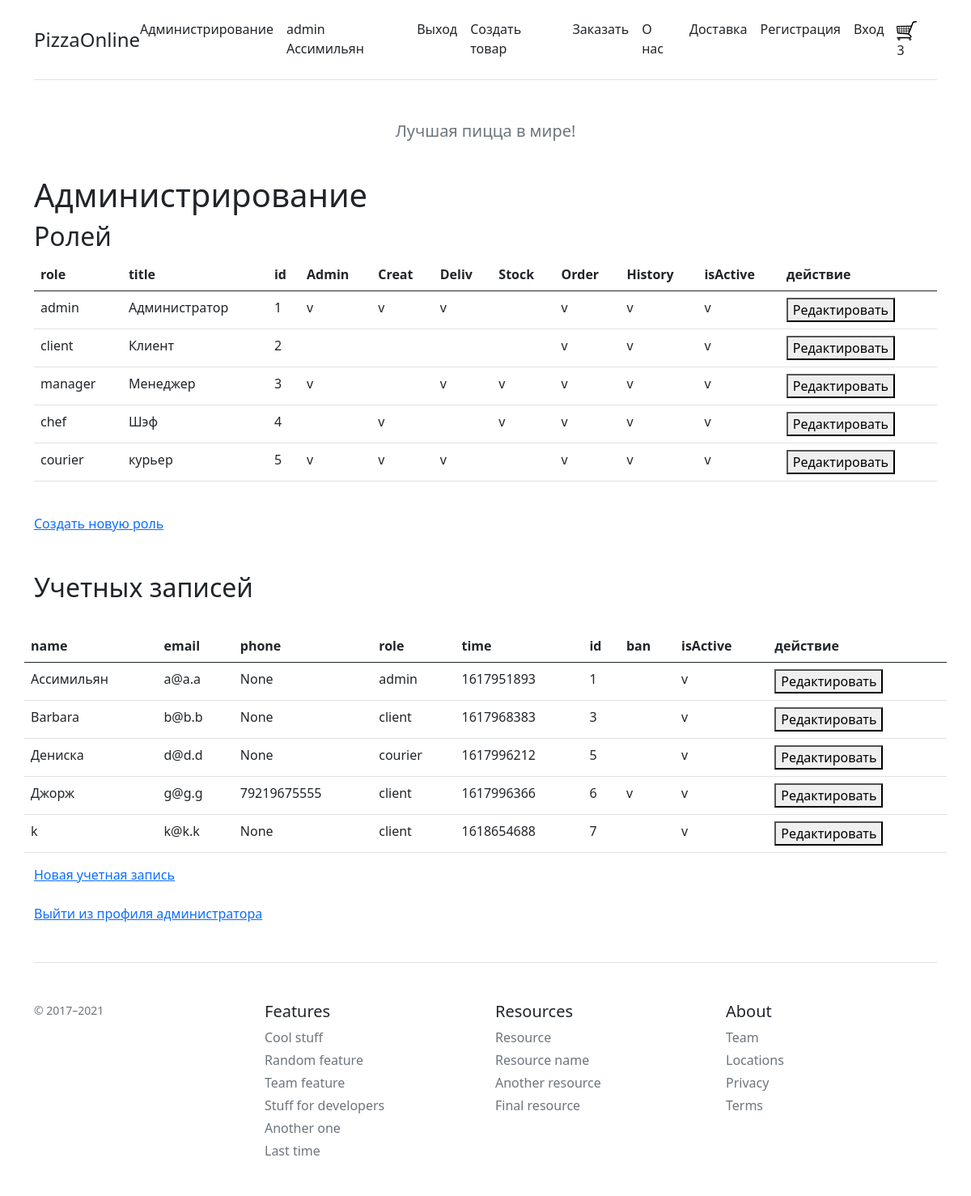
The page /admin (signed in) on the database its author committed.
### app.py (models this page shows, shortened)
class User(UserMixin, db.Model):
    id = db.Column(db.Integer, primary_key=True)
    name = db.Column(db.Text, nullable=False)
    email = db.Column(db.Text, nullable=False)
    phone = db.Column(db.Text)
    password = db.Column(db.Text, nullable=False)
    role = db.Column(db.Text, nullable=False, default='client')
    tm = db.Column(db.Integer, nullable=False)
    ban = db.Column(db.Boolean, nullable=False, default=False)
    isActive = db.Column(db.Boolean, default=True)

class Role(db.Model):
    id = db.Column(db.Integer, primary_key=True)
    role = db.Column(db.Text, default='some_role')
    title = db.Column(db.Text, default='some_title')
    admin = db.Column(db.Boolean, default=False)
    creation = db.Column(db.Boolean, default=False)
    delivery = db.Column(db.Boolean, default=False)
    stock = db.Column(db.Boolean, default=False)
    order = db.Column(db.Boolean, default=False)
    history = db.Column(db.Boolean, default=False)
    isActive = db.Column(db.Boolean, default=True)

### app.py (the view)
@app.route('/admin')
@login_required
def admin():
    users = User.query.all()
    roles = Role.query.all()
    return render_template("admin.html", data=users, roles=roles)

### app.py (called while the page is built)
@app.context_processor
def inject_user():
    return dict(basket_count=basket_count)

@login_manager.user_loader
def load_user(user_id):
        return User.query.get(int(user_id))

### templates/admin.html (shortened to what this page needs)
{% extends 'base.html' %}
{% block body %}
    <h1>Администрирование</h1>
    <h2>Ролей</h2>
    <table class="table">
        <thead>
        <th>role</th> <th>title</th> <th>id</th> <th>Admin</th> <th>Creat</th> <th>Deliv</th> <th>Stock</th> <th>Order</th>  <th>History</th><th>isActive</th><th>действие</th>
        </thead>
        <tbody>
            {% for el in roles%}
                <form action="/admin_role" method="post">
                    <tr><td>{{ el.role }} </td><td>{{ el.title }}</td> <td>{{el.id}}</td> <td>{% if el.admin %}v{% endif %}</td> <td>{% if el.creation%}v{% endif %}</td> <td>{% if el.delivery%}v{% endif %}</td> <td>{% if el.stock%}v{% endif %}</td> <td>{% if el.order%}v{% endif %}</td> <td>{% if el.history%}v{% endif %}</td><td>{% if el.isActive%}v{% endif %}</td> <td><input type="text" name="id" id="id" value="{{el.id}}" size="5" hidden="hidden" ><button type="submit">Редактировать</button>
            {% endfor %}
        </tbody>
    </table><br>
    <a href="/new_role">Создать новую роль</a><br><br><br>
    <h2>Учетных записей</h2>
    <div class="row row-cols-1 row-cols-md-1 mb-1 text-left">
        <br>
        <table class="table">
            <thead>
            <th>name</th> <th>email</th><th>phone</th> <th>role</th><th>time</th><th> id </th> <th>ban</th><th>isActive</th><th>действие</th>
            </thead>
            <tbody>
                {% for el in data %}
                    <div>
                        <samp>
                            <form action="/admin_user" method="post">
                                <td>{{el.name}} </td><td>{{el.email}}</td><td>{{el.phone}}</td><td>{{el.role}} </td> <td>{{el.tm}}</td> <td>{{el.id}}</td> <td>{% if el.ban%}v{% endif %}</td>  <td>{% if el.isActive%}v{% endif %}</td><td> <input type="text" name="id" id="id" value="{{el.id}}" size="5" hidden="hidden" ><button type="submit">Редактировать</button><tr>
                            </form>
                        </samp>
                    </div>
                {% endfor %}
            </tbody>
        </table>
        <br>
        <br>
        <a href="/register">Новая учетная запись</a><br><br>
        <a href="/logout">Выйти из профиля администратора</a>
    </div>
{% endblock %}

### templates/base.html (shortened to what this page needs)
<!DOCTYPE html>
<html lang="ru">
    <head>
                <link rel="stylesheet" href="{{ url_for('static', filename='css/main.css') }}">
        <link rel="stylesheet" href="{{ url_for('static', filename='css/main.css') }}">
        <link rel="stylesheet" href="https://cdn.jsdelivr.net/npm/bootstrap@5.0.0-beta1/dist/css/bootstrap.min.css"
>
    </head>
    <body>
        <div class="container py-3">
            <header class="d-flex flex-column flex-md-row align-items-center pb-3 mb-4 border-bottom">
                <a href="/" class="d-flex align-items-center text-dark text-decoration-none">
                      <span class="fs-4">PizzaOnline</span>
                </a>
                <nav class="d-inline-flex mt-2 mt-md-0 ms-md-auto">
                      {% if current_user.is_authenticated %}
                          {% if current_user.role == 'admin' %}
                              <a class="me-3 py-2 text-dark text-decoration-none" href="/admin">Администрирование</a>
                          {% endif %}
                          <a class="me-3 py-2 text-dark text-decoration-none" href="/profile">{{current_user.role}} {{current_user.name}}</a>
                          <a class="me-3 py-2 text-dark text-decoration-none" href="/logout">Выход</a>
                          <a class="me-3 py-2 text-dark text-decoration-none" href="/create">Создать товар</a>
                      {% endif %}
                      <a class="me-3 py-2 text-dark text-decoration-none" href="/">Заказать</a>
                      <a class="me-3 py-2 text-dark text-decoration-none" href="/about">О нас</a>
                      <a class="me-3 py-2 text-dark text-decoration-none" href="/delivery">Доставка</a>
                      <a class="me-3 py-2 text-dark text-decoration-none" href="/register">Регистрация</a>
                      <a class="me-3 py-2 text-dark text-decoration-none" href="/login">Вход</a>
                      <a class="me-3 py-2 text-dark text-decoration-none" href="/basket"><img src="static/img/cart25.png" align='bottom> <font size='5'>{{basket_count}}</font></a>
                </nav>
            </header>
            <div class="pricing-header p-3 pb-md-4 mx-auto text-center">
                  <p class="fs-5 text-muted">Лучшая пицца в мире!</p>
            </div>
            <main>
                  {% block body %}{% endblock%}
            </main>
            <footer class="pt-4 my-md-5 pt-md-5 border-top">
                  <div class="row">
                      <div class="col-12 col-md">
                          <small class="d-block mb-3 text-muted">© 2017–2021</small>
                      </div>
                      <div class="col-6 col-md">
                          <h5>Features</h5>
                          <ul class="list-unstyled text-small">
                              <li class="mb-1"><a class="link-secondary text-decoration-none" href="#">Cool stuff</a></li>
                              <li class="mb-1"><a class="link-secondary text-decoration-none" href="#">Random feature</a></li>
                              <li class="mb-1"><a class="link-secondary text-decoration-none" href="#">Team feature</a></li>
                              <li class="mb-1"><a class="link-secondary text-decoration-none" href="#">Stuff for developers</a></li>
                              <li class="mb-1"><a class="link-secondary text-decoration-none" href="#">Another one</a></li>
                              <li class="mb-1"><a class="link-secondary text-decoration-none" href="#">Last time</a></li>
                          </ul>
                      </div>
                      <div class="col-6 col-md">
                          <h5>Resources</h5>
                          <ul class="list-unstyled text-small">
                              <li class="mb-1"><a class="link-secondary text-decoration-none" href="#">Resource</a></li>
                              <li class="mb-1"><a class="link-secondary text-decoration-none" href="#">Resource name</a></li>
                              <li class="mb-1"><a class="link-secondary text-decoration-none" href="#">Another resource</a></li>
                              <li class="mb-1"><a class="link-secondary text-decoration-none" href="#">Final resource</a></li>
                          </ul>
                      </div>
                      <div class="col-6 col-md">
                          <h5>About</h5>
                          <ul class="list-unstyled text-small">
                              <li class="mb-1"><a class="link-secondary text-decoration-none" href="#">Team</a></li>
                              <li class="mb-1"><a class="link-secondary text-decoration-none" href="#">Locations</a></li>
                              <li class="mb-1"><a class="link-secondary text-decoration-none" href="#">Privacy</a></li>
                              <li class="mb-1"><a class="link-secondary text-decoration-none" href="#">Terms</a></li>
                          </ul>
                      </div>
                  </div>
            </footer>
          </div>
    </body>
</html>

### static/css/main.css (style rules this page uses)
body { background: red; }

### rows shown on the page
User: role "admin", name "Ассимильян", email "a@a.a", phone "None", tm "1617951893", id "1", isActive "v"
Role: role "admin", title "Администратор", id "1", admin "v", creation "v", delivery "v", order "v", history "v", isActive "v"
Role: role "client", title "Клиент", id "2", order "v", history "v", isActive "v"
Role: role "manager", title "Менеджер", id "3", admin "v", delivery "v", stock "v", order "v", history "v", isActive "v"
Role: role "chef", title "Шэф", id "4", creation "v", stock "v", order "v", history "v", isActive "v"
Role: role "courier", title "курьер", id "5", admin "v", creation "v", delivery "v", order "v", history "v", isActive "v"
User: name "Barbara", email "b@b.b", phone "None", role "client", tm "1617968383", id "3", isActive "v"
User: name "Дениска", email "d@d.d", phone "None", role "courier", tm "1617996212", id "5", isActive "v"
User: name "Джорж", email "g@g.g", phone "79219675555", role "client", tm "1617996366", id "6", ban "v", isActive "v"
User: name "k", email "k@k.k", phone "None", role "client", tm "1618654688", id "7", isActive "v"

### other values the page prints
{{ basket_count }} "3"
